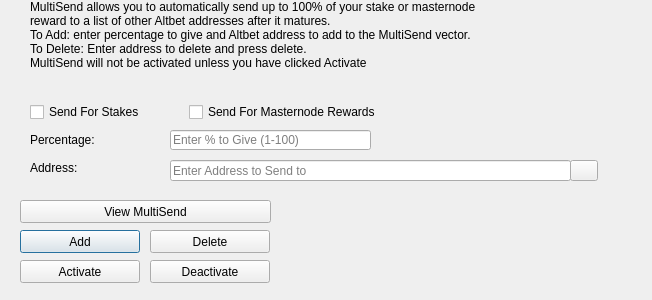
<?xml version="1.0" encoding="UTF-8"?>
<ui version="4.0">
 <class>MultiSendDialog</class>
 <widget class="QDialog" name="MultiSendDialog">
  <property name="windowModality">
   <enum>Qt::NonModal</enum>
  </property>
  <property name="geometry">
   <rect>
    <x>0</x>
    <y>0</y>
    <width>652</width>
    <height>300</height>
   </rect>
  </property>
  <property name="windowTitle">
   <string>MultiSend</string>
  </property>
  <widget class="QLineEdit" name="multiSendPercentEdit">
   <property name="geometry">
    <rect>
     <x>170</x>
     <y>130</y>
     <width>201</width>
     <height>20</height>
    </rect>
   </property>
   <property name="toolTip">
    <string>Enter whole numbers 1 - 100</string>
   </property>
   <property name="placeholderText">
    <string>Enter % to Give (1-100)</string>
   </property>
  </widget>
  <widget class="QLineEdit" name="multiSendAddressEdit">
   <property name="geometry">
    <rect>
     <x>170</x>
     <y>160</y>
     <width>401</width>
     <height>21</height>
    </rect>
   </property>
   <property name="toolTip">
    <string/>
   </property>
   <property name="placeholderText">
    <string>Enter Address to Send to</string>
   </property>
  </widget>
  <widget class="QLabel" name="label_2">
   <property name="geometry">
    <rect>
     <x>30</x>
     <y>0</y>
     <width>451</width>
     <height>121</height>
    </rect>
   </property>
   <property name="lineWidth">
    <number>1</number>
   </property>
   <property name="text">
    <string>MultiSend allows you to automatically send up to 100% of your stake or masternode reward to a list of other Altbet addresses after it matures.
To Add: enter percentage to give and Altbet address to add to the MultiSend vector.
To Delete: Enter address to delete and press delete.
MultiSend will not be activated unless you have clicked Activate</string>
   </property>
   <property name="alignment">
    <set>Qt::AlignLeading|Qt::AlignLeft|Qt::AlignTop</set>
   </property>
   <property name="wordWrap">
    <bool>true</bool>
   </property>
  </widget>
  <widget class="QLabel" name="message">
   <property name="geometry">
    <rect>
     <x>290</x>
     <y>200</y>
     <width>351</width>
     <height>91</height>
    </rect>
   </property>
   <property name="text">
    <string/>
   </property>
  </widget>
  <widget class="QPushButton" name="addButton">
   <property name="geometry">
    <rect>
     <x>20</x>
     <y>230</y>
     <width>120</width>
     <height>23</height>
    </rect>
   </property>
   <property name="toolTip">
    <string/>
   </property>
   <property name="statusTip">
    <string>Add to MultiSend Vector</string>
   </property>
   <property name="text">
    <string>Add</string>
   </property>
  </widget>
  <widget class="QPushButton" name="disableButton">
   <property name="geometry">
    <rect>
     <x>150</x>
     <y>260</y>
     <width>120</width>
     <height>23</height>
    </rect>
   </property>
   <property name="statusTip">
    <string>Deactivate MultiSend</string>
   </property>
   <property name="text">
    <string>Deactivate</string>
   </property>
  </widget>
  <widget class="QPushButton" name="addressBookButton">
   <property name="geometry">
    <rect>
     <x>570</x>
     <y>160</y>
     <width>28</width>
     <height>21</height>
    </rect>
   </property>
   <property name="toolTip">
    <string>Choose an address from the address book</string>
   </property>
   <property name="text">
    <string/>
   </property>
   <property name="icon">
    <iconset resource="../altbet.qrc">
     <normaloff>:/icons/address-book</normaloff>:/icons/address-book</iconset>
   </property>
   <property name="shortcut">
    <string>Alt+A</string>
   </property>
   <property name="autoDefault">
    <bool>false</bool>
   </property>
  </widget>
  <widget class="QLabel" name="label">
   <property name="geometry">
    <rect>
     <x>30</x>
     <y>130</y>
     <width>121</width>
     <height>20</height>
    </rect>
   </property>
   <property name="toolTip">
    <string>Percentage of stake to send</string>
   </property>
   <property name="text">
    <string>Percentage:</string>
   </property>
  </widget>
  <widget class="QLabel" name="label_5">
   <property name="geometry">
    <rect>
     <x>30</x>
     <y>160</y>
     <width>111</width>
     <height>16</height>
    </rect>
   </property>
   <property name="toolTip">
    <string>Address to send portion of stake to</string>
   </property>
   <property name="text">
    <string>Address:</string>
   </property>
  </widget>
  <widget class="QPushButton" name="deleteButton">
   <property name="geometry">
    <rect>
     <x>150</x>
     <y>230</y>
     <width>120</width>
     <height>23</height>
    </rect>
   </property>
   <property name="toolTip">
    <string/>
   </property>
   <property name="statusTip">
    <string>Delete Address From MultiSend Vector</string>
   </property>
   <property name="text">
    <string>Delete</string>
   </property>
  </widget>
  <widget class="QPushButton" name="activateButton">
   <property name="geometry">
    <rect>
     <x>20</x>
     <y>260</y>
     <width>120</width>
     <height>23</height>
    </rect>
   </property>
   <property name="statusTip">
    <string>Activate MultiSend</string>
   </property>
   <property name="text">
    <string>Activate</string>
   </property>
  </widget>
  <widget class="QPushButton" name="viewButton">
   <property name="geometry">
    <rect>
     <x>20</x>
     <y>200</y>
     <width>251</width>
     <height>23</height>
    </rect>
   </property>
   <property name="toolTip">
    <string/>
   </property>
   <property name="statusTip">
    <string>View MultiSend Vector</string>
   </property>
   <property name="text">
    <string>View MultiSend</string>
   </property>
  </widget>
  <widget class="QWidget" name="horizontalLayoutWidget">
   <property name="geometry">
    <rect>
     <x>30</x>
     <y>100</y>
     <width>351</width>
     <height>24</height>
    </rect>
   </property>
   <layout class="QHBoxLayout" name="horizontalLayout">
    <item>
     <widget class="QCheckBox" name="multiSendStakeCheckBox">
      <property name="text">
       <string>Send For Stakes</string>
      </property>
     </widget>
    </item>
    <item>
     <widget class="QCheckBox" name="multiSendMasternodeCheckBox">
      <property name="text">
       <string>Send For Masternode Rewards</string>
      </property>
     </widget>
    </item>
   </layout>
  </widget>
 </widget>
 <resources>
  <include location="../altbet.qrc"/>
 </resources>
 <connections/>
</ui>
